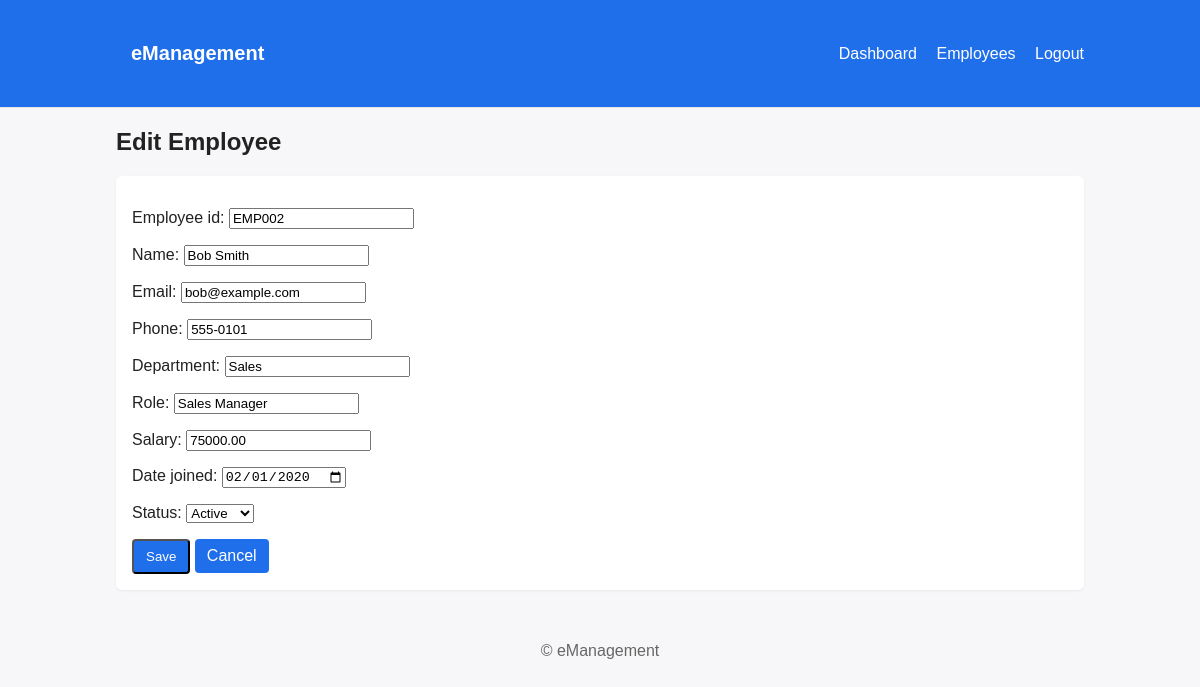
The page /employees/2/edit/ (signed in) on the database its author committed.
### employees/models.py (models this page shows, shortened)
class Employee(models.Model):
    STATUS_CHOICES = [
        ('active', 'Active'),
        ('inactive', 'Inactive'),
    ]
    employee_id = models.CharField(max_length=20, unique=True)
    name = models.CharField(max_length=100)
    email = models.EmailField()
    phone = models.CharField(max_length=20, blank=True)
    department = models.CharField(max_length=100)
    role = models.CharField(max_length=100)
    salary = models.DecimalField(max_digits=10, decimal_places=2)
    date_joined = models.DateField()
    status = models.CharField(max_length=10, choices=STATUS_CHOICES, default='active')

### employees/views.py (the view)
# urls.py: path('employees/<int:pk>/edit/', views.employee_update, name='employee_edit'),
@login_required
def employee_update(request, pk):
    employee = get_object_or_404(Employee, pk=pk)
    if request.method == 'POST':
        form = EmployeeForm(request.POST, instance=employee)
        if form.is_valid():
            form.save()
            messages.success(request, 'Employee updated successfully')
            return redirect('employee_detail', pk=employee.pk)
        else:
            messages.error(request, 'Please correct the errors below')
    else:
        form = EmployeeForm(instance=employee)
    return render(request, 'employees/employee_form.html', {'form': form, 'title': 'Edit Employee'})

### employees/forms.py (shortened to what this page needs)
class EmployeeForm(forms.ModelForm):
    class Meta:
        model = Employee
        fields = ['employee_id', 'name', 'email', 'phone', 'department', 'role', 'salary', 'date_joined', 'status']
        widgets = {
            'date_joined': forms.DateInput(attrs={'type': 'date'}),
        }

### templates/employees/employee_form.html (shortened to what this page needs)
{% extends 'base.html' %}
{% block content %}
<h2>{{ title }}</h2>
<div class="form-box">
  <form method="post">
    {{ form.as_p }}
    <button type="submit" class="btn">Save</button>
    <a class="btn" href="{% url 'employee_list' %}">Cancel</a>
  </form>
</div>
{% endblock %}

### static/css/style.css (style rules this page uses)
:root { --accent:#2b6cb0;--danger:#e53e3e;--muted:#6b7280 }
body { font-family:Arial,Helvetica,sans-serif;margin:0;color:#111;background:#f7fafc }
.btn { display:inline-block;padding:8px 12px;background:var(--accent);color:#fff;border-radius:4px;text-decoration:none }
.form-box { background:#fff;padding:16px;border-radius:6px }
* { box-sizing: border-box; }
body { font-family: Arial, sans-serif; margin: 0; color: #222; background: #f7f7f9; }
.btn { background: #1f6feb; color: white; padding: 8px 12px; border-radius: 4px; text-decoration: none; display: inline-block; }
.form-box, .detail { background: white; padding: 16px; border-radius: 6px; box-shadow: 0 1px 3px rgba(0,0,0,.06); }

### rows shown on the page
Employee: employee_id "EMP002", name "Bob Smith", email "bob@example.com", phone "555-0101", department "Sales", role "Sales Manager", salary "75000.00", date_joined "02/01/2020", status "Active"

### other values the page prints
{{ title }} "Edit Employee"
